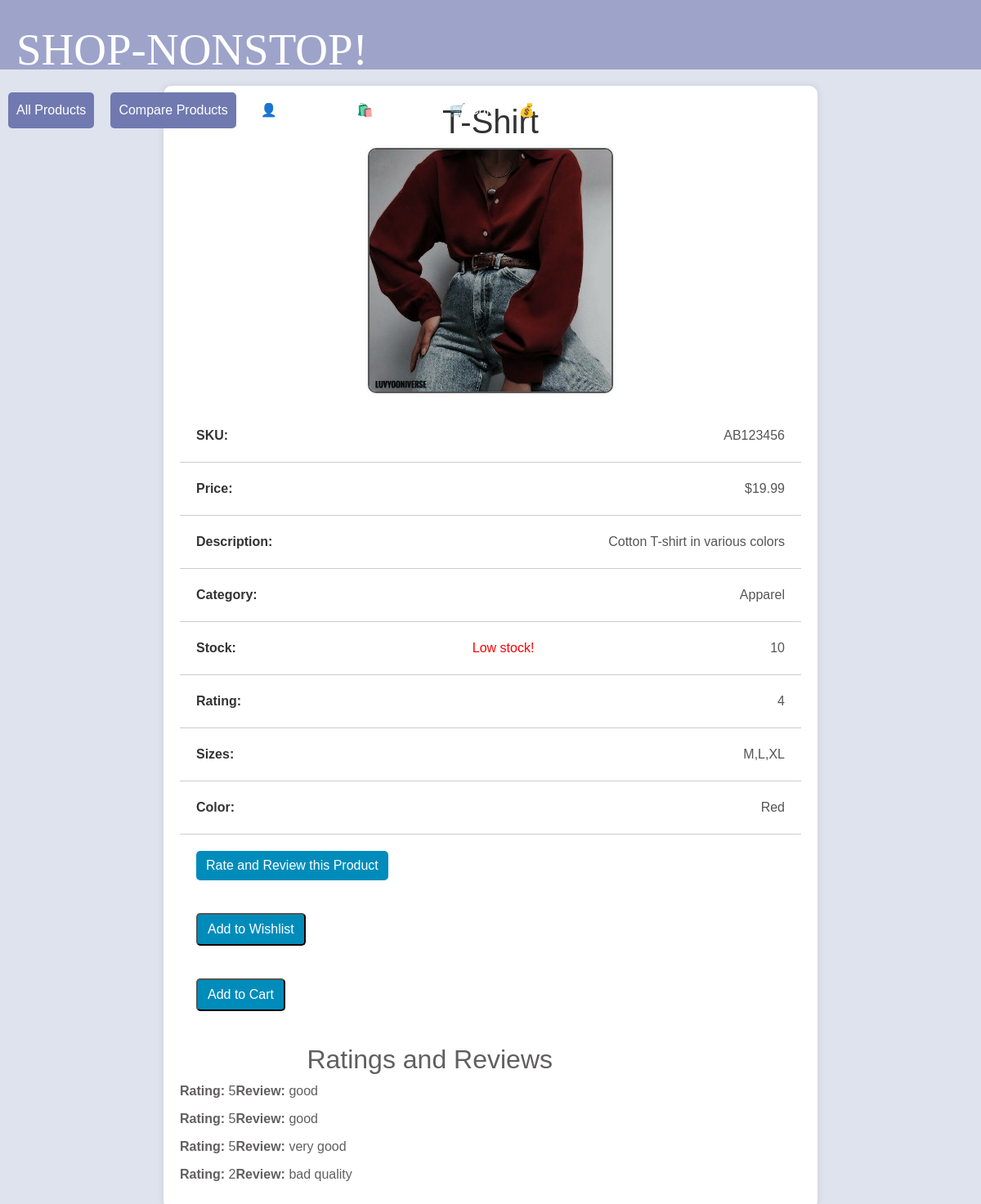
/product/P10001, run on an earlier commit of the app's database.
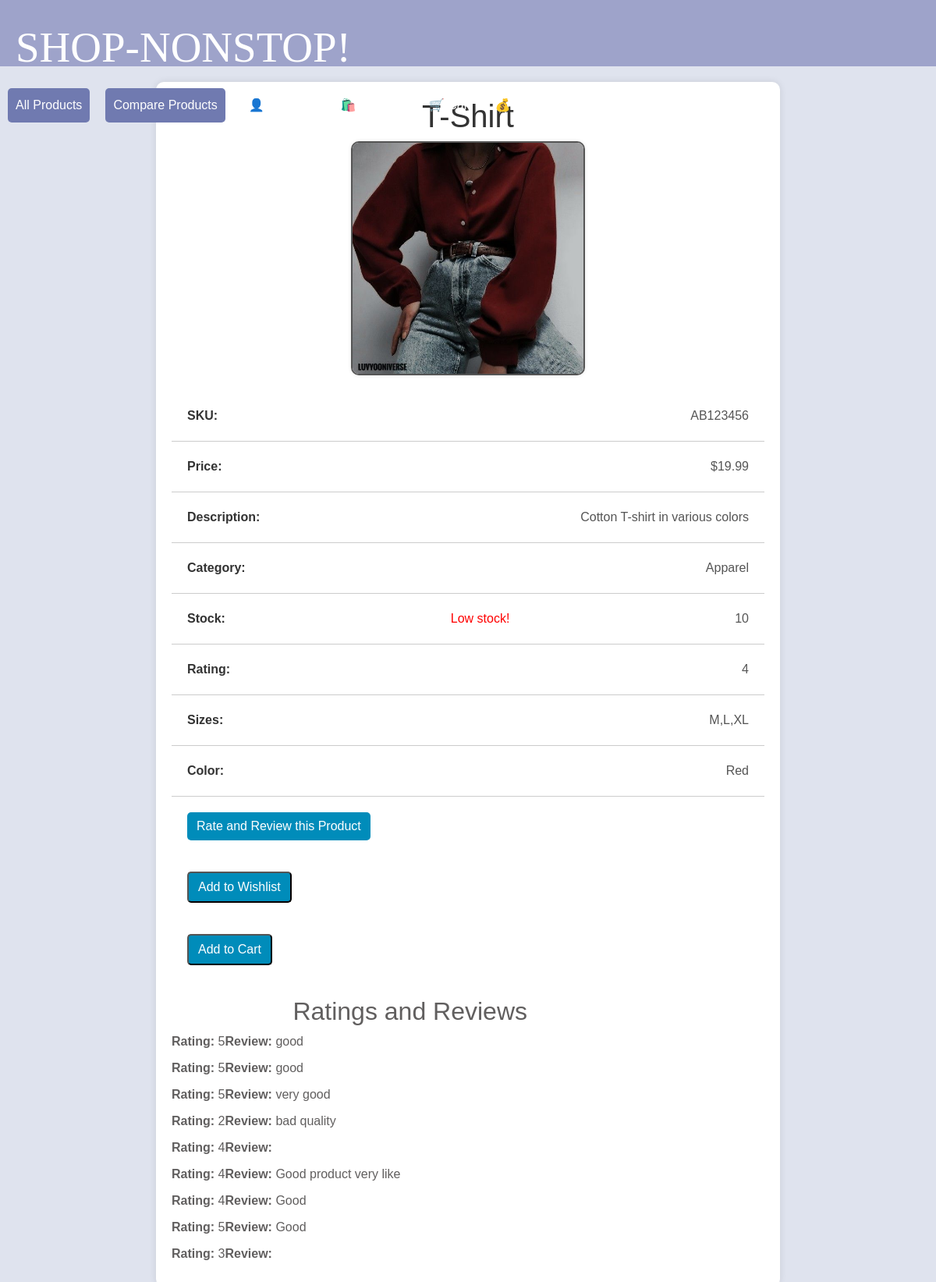
And on a later commit of the database.
### app/models.py (models this page shows, shortened)
class RatingReview(db.Model):
    __tablename__ = 'rating_review'
    id = db.Column(db.Integer, primary_key=True)
    item_id = db.Column(db.String(80), db.ForeignKey('item.Item_ID'), nullable=False)
    rating = db.Column(db.Integer, nullable=False)
    review = db.Column(db.Text, nullable=True)

### app/routes.py (the view)
@app.route('/product/<string:Item_ID>')
def product_page(Item_ID):
    product = Items.query.filter_by(Item_ID=Item_ID).first()
    if product is None:
        abort(404)
    product1 = Items.query.filter_by(Item_ID=Item_ID).first()
    ratings_reviews = RatingReview.query.filter_by(item_id=Item_ID).all()
    image_path = product1.pic
    return render_template('product.html', product=product,image_path=image_path,ratings_reviews=ratings_reviews)

### app/templates/product.html (shortened to what this page needs)
{% extends "base.html" %}
{% block content %}
<div class="product-container">
    <h1>{{ product.name }}</h1>
    <img src="{{ image_path }}" alt="Product Image" class="product-image">
    <ul class="product-details">
        <li class="product-item"><strong>SKU:</strong> {{ product.sku }}</li>
        <li class="product-item"><strong>Price:</strong> ${{ product.price }}</li>
        <li class="product-item"><strong>Description:</strong> {{ product.item_desc }}</li>
        <li class="product-item"><strong>Category:</strong> {{ product.category }}</li>
        <li class="product-item"><strong>Stock:</strong>
            {% if product.stock <= 10 %}
                <span style="color: red;">Low stock!</span>
            {% endif %}
            {{ product.stock }}
        </li>
        <li class="product-item"><strong>Rating:</strong> {{ product.item_star }}</li>
        <li class="product-item"><strong>Sizes:</strong> {{ product.itme_sizes }}</li>
        <li class="product-item"><strong>Color:</strong> {{ product.color }}</li>
        <li class="product-item" style="border-bottom: none;"><a href="/product/{{ product.Item_ID }}/rating_review" class="rating-review-btn">Rate and Review this Product</a></li>
        <li class="product-item" style="border-bottom: none;">
            <form action="{{ url_for('add_to_wishlist') }}" method="POST">
                <button type="submit" class="rating-review-btn">Add to Wishlist</button>
            </form>
        </li>
        <li class="product-item" style="border-bottom: none;">
            <form action="{{ url_for('add_to_cart') }}" method="POST">
                <button type="submit" class="rating-review-btn">Add to Cart</button>
            </form>
        </li>
    </ul>
    <div class="ratings-reviews">
        <h2>Ratings and Reviews</h2>
        {% if ratings_reviews %}
            {% for rating_review in ratings_reviews %}
                <div class="rating-review">
                    <p><strong>Rating:</strong> {{ rating_review.rating }}</p>
                    <p><strong>Review:</strong> {{ rating_review.review }}</p>
                </div>
            {% endfor %}
        {% else %}
            <p>No ratings and reviews yet.</p>
        {% endif %}
    </div>
</div>
{% endblock %}

What changed in the data, as far as the page shows it:
added RatingReview: rating "4"
added RatingReview: rating "4", review "Good product very like"
added RatingReview: rating "4", review "Good"
added RatingReview: rating "5", review "Good"
added RatingReview: rating "3"
